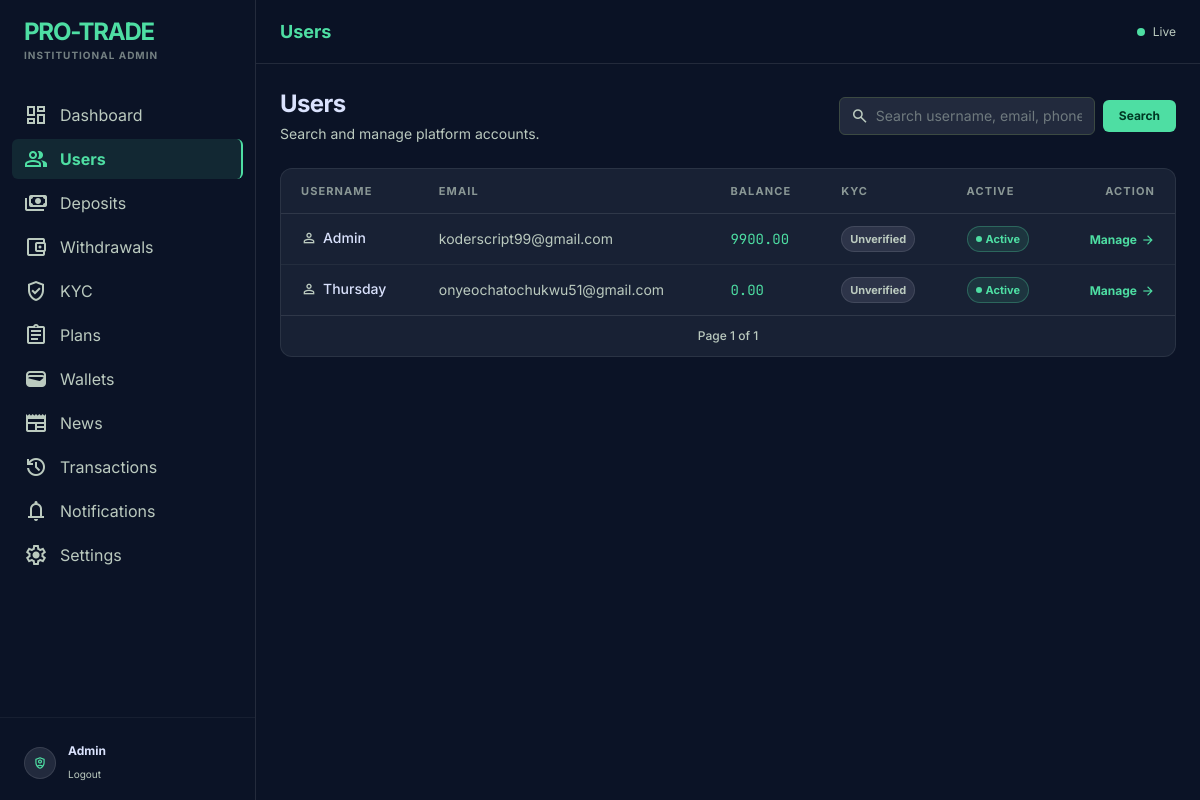
The page /panel/users/ (signed in) on the database its author committed.
### core/models.py (models this page shows, shortened)
class User(AbstractUser):
    id = models.UUIDField(primary_key=True, default=uuid.uuid4, editable=False)
    phone = models.CharField(max_length=20, blank=True)
    country = models.CharField(max_length=100, blank=True)
    referral_code = models.CharField(max_length=20, unique=True)
    referred_by = models.ForeignKey(
        'self',
        on_delete=models.SET_NULL,
        null=True,
        blank=True,
        related_name='referrals'
    )
    balance = models.DecimalField(max_digits=20, decimal_places=2, default=0)
    investment_balance = models.DecimalField(max_digits=20, decimal_places=2, default=0)
    profit_balance = models.DecimalField(max_digits=20, decimal_places=2, default=0)
    referral_balance = models.DecimalField(max_digits=20, decimal_places=2, default=0)
    email_verified = models.BooleanField(default=False)
    phone_verified = models.BooleanField(default=False)
    kyc_verified = models.BooleanField(default=False)
    two_factor_enabled = models.BooleanField(default=False)
    is_admin_user = models.BooleanField(default=False)
    created_at = models.DateTimeField(auto_now_add=True)

### core/admin_views.py (the view)
# urls.py: path("panel/users/", admin_views.admin_users_list_view, name="admin_users_list"),
@admin_required
def admin_users_list_view(request):
    query = request.GET.get("q", "")
    users = User.objects.all().order_by("-created_at")
    if query:
        users = users.filter(
            Q(username__icontains=query) | Q(email__icontains=query) | Q(phone__icontains=query)
        )
    paginator = Paginator(users, 25)
    page = paginator.get_page(request.GET.get("page"))
    return render(request, "core/admin/admin_users_list.html", {"page_obj": page, "query": query})

### core/context_processors.py (called while the page is built)
def site_settings(request):
    return {"site_settings": SiteSetting.objects.first()}

def notifications_badge(request):
    if request.user.is_authenticated:
        count = Notification.objects.filter(user=request.user, is_read=False).count()
    else:
        count = 0
    return {"unread_notifications_count": count}

### core/templates/core/admin/admin_users_list.html (shortened to what this page needs)
{% extends "core/admin/admin_base.html" %}
{% block page_title %}Users{% endblock %}
{% block content %}
<div class="flex flex-col gap-6">
  <div class="flex flex-wrap items-center justify-between gap-4">
    <div>
      <h1 class="text-2xl font-bold text-on-surface tracking-tight">Users</h1>
      <p class="text-sm text-on-surface-variant mt-1">Search and manage platform accounts.</p>
    </div>
    <form method="get" class="flex items-center gap-2">
      <div class="relative">
        <input type="text" name="q" value="{{ query }}" placeholder="Search username, email, phone"
               class="bg-surface-container-high border border-outline-variant text-on-surface text-sm rounded-md pl-9 pr-3 py-2 w-64
                      focus:border-primary focus:ring-1 focus:ring-primary outline-none placeholder:text-on-surface-variant/50">
      </div>
      <button type="submit"
              class="inline-flex items-center gap-1 bg-primary text-on-primary font-bold text-xs px-4 py-2 rounded-md hover:brightness-110 transition-all">
        Search
      </button>
    </form>
  </div>
  <div class="glass-panel rounded-xl overflow-hidden">
    <div class="overflow-x-auto custom-scrollbar">
      <table class="w-full text-sm">
        <thead>
          <tr class="border-b border-white/10 text-left text-[11px] uppercase tracking-widest text-on-surface-variant/70">
            <th class="px-5 py-3 font-bold">Username</th>
            <th class="px-5 py-3 font-bold">Email</th>
            <th class="px-5 py-3 font-bold">Balance</th>
            <th class="px-5 py-3 font-bold">KYC</th>
            <th class="px-5 py-3 font-bold">Active</th>
            <th class="px-5 py-3 font-bold text-right">Action</th>
          </tr>
        </thead>
        <tbody class="divide-y divide-white/5">
          {% for u in page_obj %}
          <tr class="hover:bg-surface-variant/30 transition-colors">
            <td class="px-5 py-3 font-medium text-on-surface flex items-center gap-1.5">
              <span class="material-symbols-outlined text-base text-on-surface-variant">person</span>{{ u.username }}
            </td>
            <td class="px-5 py-3 text-on-surface-variant">{{ u.email }}</td>
            <td class="px-5 py-3 font-data-md text-primary">{{ u.balance }}</td>
            <td class="px-5 py-3">
              {% if u.kyc_verified %}
              <span class="inline-flex items-center gap-1 px-2 py-0.5 rounded-full text-[11px] font-bold bg-primary/10 text-primary border border-primary/30">
                <span class="material-symbols-outlined text-xs">verified</span>Verified
              </span>
              {% else %}
              <span class="inline-flex items-center gap-1 px-2 py-0.5 rounded-full text-[11px] font-bold bg-surface-variant text-on-surface-variant border border-white/10">
                Unverified
              </span>
              {% endif %}
            </td>
            <td class="px-5 py-3">
              {% if u.is_active %}
              <span class="inline-flex items-center gap-1 px-2 py-0.5 rounded-full text-[11px] font-bold bg-primary/10 text-primary border border-primary/30">
                <span class="w-1.5 h-1.5 rounded-full bg-primary"></span>Active
              </span>
              {% else %}
              <span class="inline-flex items-center gap-1 px-2 py-0.5 rounded-full text-[11px] font-bold bg-error/10 text-error border border-error/30">
                <span class="w-1.5 h-1.5 rounded-full bg-error"></span>Inactive
              </span>
              {% endif %}
            </td>
            <td class="px-5 py-3 text-right">
              <a href="{% url 'core:admin_user_detail' u.pk %}"
                 class="inline-flex items-center gap-1 text-primary hover:text-primary/80 font-bold text-xs transition-colors">
                Manage <span class="material-symbols-outlined text-sm">arrow_forward</span>
              </a>
            </td>
          </tr>
          {% endfor %}
        </tbody>
      </table>
    </div>
    <div class="flex items-center justify-between px-5 py-3 border-t border-white/10 text-xs text-on-surface-variant">
      <div class="font-medium">Page {{ page_obj.number }} of {{ page_obj.paginator.num_pages }}</div>
    </div>
  </div>
</div>
{% endblock %}

### core/templates/core/admin/admin_base.html (shortened to what this page needs)
<!DOCTYPE html>
<html lang="en" class="dark">
<head>
<script src="https://cdn.tailwindcss.com?plugins=forms,container-queries"></script>
</head>
<body class="font-body-md text-body-md">
<aside id="admin-sidebar"
       class="h-screen w-64 fixed left-0 top-0 border-r border-white/10 backdrop-blur-xl bg-surface z-[60] flex flex-col py-4
              -translate-x-full lg:translate-x-0 transition-transform duration-300 ease-in-out">
  <div class="px-6 mb-8 flex items-center justify-between">
    <div>
      <h1 class="text-2xl font-bold text-primary tracking-tighter">PRO-TRADE</h1>
      <p class="text-[10px] uppercase tracking-widest text-on-surface-variant/60 font-bold">Institutional Admin</p>
    </div>
  </div>
  <nav class="flex-1 px-3 space-y-1 overflow-y-auto custom-scrollbar">
    {% url 'core:admin_dashboard' as dash_url %}
    <a href="{{ dash_url }}"
       class="flex items-center gap-3 px-3 py-2 rounded-md cursor-pointer transition-all
       {% if request.path == dash_url %}text-primary bg-primary/10 border-r-2 border-primary font-bold
       {% else %}text-on-surface-variant hover:text-on-surface hover:bg-surface-variant/50{% endif %}">
      <span class="material-symbols-outlined">dashboard</span><span>Dashboard</span>
    </a>
    {% url 'core:admin_users_list' as users_url %}
    <a href="{{ users_url }}"
       class="flex items-center gap-3 px-3 py-2 rounded-md cursor-pointer transition-all
       {% if request.path == users_url %}text-primary bg-primary/10 border-r-2 border-primary font-bold
       {% else %}text-on-surface-variant hover:text-on-surface hover:bg-surface-variant/50{% endif %}">
      <span class="material-symbols-outlined">group</span><span>Users</span>
    </a>
    {% url 'core:admin_deposits_list' as deposits_url %}
    <a href="{{ deposits_url }}"
       class="flex items-center gap-3 px-3 py-2 rounded-md cursor-pointer transition-all
       {% if request.path == deposits_url %}text-primary bg-primary/10 border-r-2 border-primary font-bold
       {% else %}text-on-surface-variant hover:text-on-surface hover:bg-surface-variant/50{% endif %}">
      <span class="material-symbols-outlined">payments</span><span>Deposits</span>
    </a>
    {% url 'core:admin_withdrawals_list' as withdrawals_url %}
    <a href="{{ withdrawals_url }}"
       class="flex items-center gap-3 px-3 py-2 rounded-md cursor-pointer transition-all
       {% if request.path == withdrawals_url %}text-primary bg-primary/10 border-r-2 border-primary font-bold
       {% else %}text-on-surface-variant hover:text-on-surface hover:bg-surface-variant/50{% endif %}">
      <span class="material-symbols-outlined">account_balance_wallet</span><span>Withdrawals</span>
    </a>
    {% url 'core:admin_kyc_list' as kyc_url %}
    <a href="{{ kyc_url }}"
       class="flex items-center gap-3 px-3 py-2 rounded-md cursor-pointer transition-all
       {% if request.path == kyc_url %}text-primary bg-primary/10 border-r-2 border-primary font-bold
       {% else %}text-on-surface-variant hover:text-on-surface hover:bg-surface-variant/50{% endif %}">
      <span class="material-symbols-outlined">verified_user</span><span>KYC</span>
    </a>
    {% url 'core:admin_plans_list' as plans_url %}
    <a href="{{ plans_url }}"
       class="flex items-center gap-3 px-3 py-2 rounded-md cursor-pointer transition-all
       {% if request.path == plans_url %}text-primary bg-primary/10 border-r-2 border-primary font-bold
       {% else %}text-on-surface-variant hover:text-on-surface hover:bg-surface-variant/50{% endif %}">
      <span class="material-symbols-outlined">assignment</span><span>Plans</span>
    </a>
    {% url 'core:admin_wallets_list' as wallets_url %}
    <a href="{{ wallets_url }}"
       class="flex items-center gap-3 px-3 py-2 rounded-md cursor-pointer transition-all
       {% if request.path == wallets_url %}text-primary bg-primary/10 border-r-2 border-primary font-bold
       {% else %}text-on-surface-variant hover:text-on-surface hover:bg-surface-variant/50{% endif %}">
      <span class="material-symbols-outlined">wallet</span><span>Wallets</span>
    </a>
    {% url 'core:admin_news_list' as news_url %}
    <a href="{{ news_url }}"
       class="flex items-center gap-3 px-3 py-2 rounded-md cursor-pointer transition-all
       {% if request.path == news_url %}text-primary bg-primary/10 border-r-2 border-primary font-bold
       {% else %}text-on-surface-variant hover:text-on-surface hover:bg-surface-variant/50{% endif %}">
      <span class="material-symbols-outlined">newspaper</span><span>News</span>
    </a>
    {% url 'core:admin_transactions_list' as tx_url %}
    <a href="{{ tx_url }}"
       class="flex items-center gap-3 px-3 py-2 rounded-md cursor-pointer transition-all
       {% if request.path == tx_url %}text-primary bg-primary/10 border-r-2 border-primary font-bold
       {% else %}text-on-surface-variant hover:text-on-surface hover:bg-surface-variant/50{% endif %}">
      <span class="material-symbols-outlined">history</span><span>Transactions</span>
    </a>
    {% url 'core:admin_send_notification' as notif_url %}
    <a href="{{ notif_url }}"
       class="flex items-center gap-3 px-3 py-2 rounded-md cursor-pointer transition-all
       {% if request.path == notif_url %}text-primary bg-primary/10 border-r-2 border-primary font-bold
       {% else %}text-on-surface-variant hover:text-on-surface hover:bg-surface-variant/50{% endif %}">
      <span class="material-symbols-outlined">notifications</span><span>Notifications</span>
    </a>
    {% url 'core:admin_site_settings' as settings_url %}
    <a href="{{ settings_url }}"
       class="flex items-center gap-3 px-3 py-2 rounded-md cursor-pointer transition-all
       {% if request.path == settings_url %}text-primary bg-primary/10 border-r-2 border-primary font-bold
       {% else %}text-on-surface-variant hover:text-on-surface hover:bg-surface-variant/50{% endif %}">
      <span class="material-symbols-outlined">settings</span><span>Settings</span>
    </a>
  </nav>
  <div class="px-6 pt-6 mt-6 border-t border-white/5">
    <div class="flex items-center gap-3">
      <div class="w-8 h-8 rounded-full bg-surface-container-high flex items-center justify-center border border-white/10">
        <span class="material-symbols-outlined text-primary text-sm">shield_person</span>
      </div>
      <div>
        <p class="text-[12px] font-bold">{{ request.user.get_full_name|default:request.user.username }}</p>
        <a href="{% url 'core:admin_logout' %}" class="text-[10px] text-on-surface-variant hover:text-primary transition-colors">Logout</a>
      </div>
    </div>
  </div>
</aside>
<main class="lg:ml-64 min-h-screen relative z-10 flex flex-col">
  <header class="h-16 flex justify-between items-center px-6 border-b border-white/10 backdrop-blur-md bg-surface/80 sticky top-0 z-50">
    <div class="flex items-center gap-3">
      <h2 class="text-lg font-bold text-primary">{% block page_title %}Admin{% endblock %}</h2>
    </div>
    <div class="flex items-center gap-2 text-on-surface-variant text-xs">
      <span class="w-2 h-2 rounded-full bg-primary animate-pulse"></span>
      <span>Live</span>
    </div>
  </header>
  <div class="p-6 space-y-6 overflow-y-auto max-h-[calc(100vh-4rem)] custom-scrollbar">
    {% block content %}{% endblock %}
  </div>
</main>
</body>
</html>

### core/templates/core/admin/admin_base.html (style rules this page uses)
body { background-color: #0b1326; color: #dae2fd; -webkit-font-smoothing: antialiased; }
.glass-panel { background: rgba(30,41,59,0.7); backdrop-filter: blur(12px); border: 1px solid rgba(255,255,255,0.08); }
.material-symbols-outlined { font-variation-settings: 'FILL' 0, 'wght' 400, 'GRAD' 0, 'opsz' 24; }

### rows shown on the page
User: user.get_full_name "Admin", username "Admin", email "koderscript99@gmail.com", balance "9900.00", kyc_verified "Unverified", is_active True (drawn)
User: username "Thursday", email "onyeochatochukwu51@gmail.com", balance "0.00", kyc_verified "Unverified", is_active True (drawn)

### other values the page prints
{{ page_obj.number }} "1"
{{ page_obj.paginator.num_pages }} "1"
